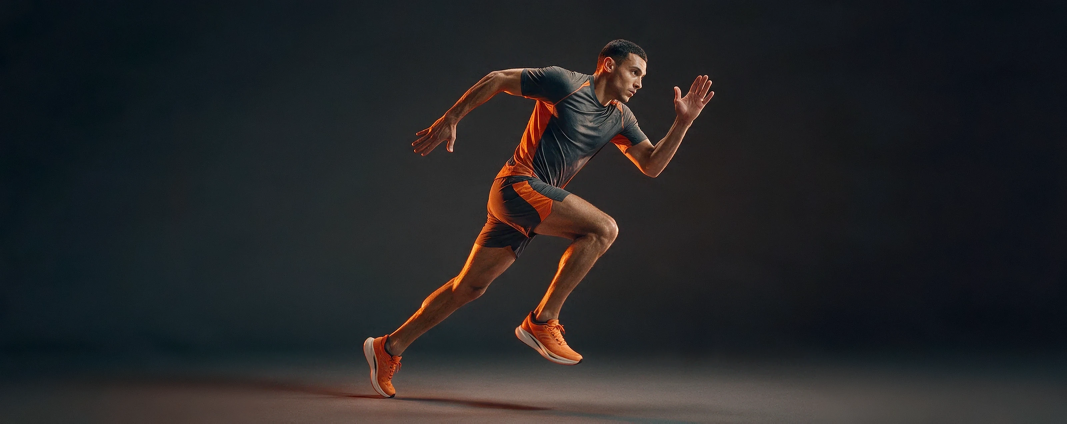
#> input picture sporta-site/assets/hero/runner-clean.webp, 3200 x 1270 px, found by its file name (shown at 1/3 size)
$ python make-hero-centred.py
#> lines starting #> are read from the running program, lines starting #| are printed output that depends on the picture
#> further down, im is the input picture: PIL image 3200x1270 RGB; mean R, G, B 36.9, 37, 38.5
"""Hero slides with the athlete centred — 2026-09-29, "make all hero slide
models full centered and better aspect ratio and improve model quality".

Desktop: the 2.52:1 frame shifted so the athlete's centre lands on the
middle; the side the shift opens is filled by stretching the backdrop's own
edge columns and blurring them, which on a studio gradient reads as more of
the same wall. Phone: a 4:5 crop around the athlete, because the phone hero
box is taller than it is wide and a 2.52:1 banner there shows a third of the
picture. Both get a gentle unsharp mask; no detail is invented, so the
1600px CrossFit master stays a 1600px image upscaled.
"""
import os, sys
from PIL import Image, ImageFilter

SRC = 'sporta-site/assets/hero'
OUT = 'sporta-site/assets/hero'
# name, source file, athlete centre as a fraction of the width
SLIDES = [
    ('runner',     'runner-clean.webp',           0.506),
    ('activewear', 'activewear-clean.webp',       0.659),
    ('training',   'training-clean.webp',         0.506),
    ('features',   'features-clean-desktop.webp', 0.160),
    ('crossfit',   'crossfit-desktop.webp',       0.500),
]

def sharpen(im):
    return im.filter(ImageFilter.UnsharpMask(radius=2, percent=70, threshold=3))

def centre(im, cx):
#> called with cx = 0.506
    w, h = im.size
#> w = 3200; h = 1270
    d = int(w * (0.5 - cx))           # >0 moves the picture right
#> d = -19
    out = Image.new('RGB', (w, h))
#> out: PIL image 3200x1270 RGB; every value is 0
    out.paste(im, (d, 0))
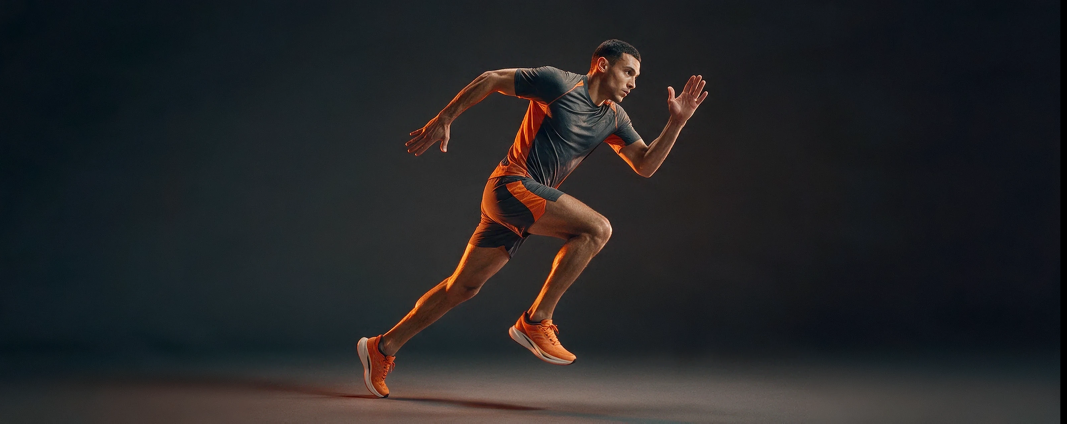
#> out: PIL image 3200x1270 RGB (shown at 1/3 size); mean R, G, B 36.8, 36.8, 38.3
    band = max(8, w // 200)
#> band = 16
    if d > 0:                         # fill the left strip from the left edge
        edge = im.crop((0, 0, band, h)).resize((d, h), Image.BILINEAR)
        out.paste(edge.filter(ImageFilter.GaussianBlur(24)), (0, 0))
    elif d < 0:
        edge = im.crop((w - band, 0, w, h)).resize((-d, h), Image.BILINEAR)
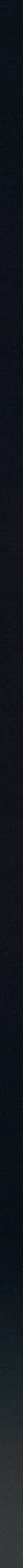
#> edge: PIL image 19x1270 RGB (shown 2 times larger); mean R, G, B 18.2, 22.6, 28.9
        out.paste(edge.filter(ImageFilter.GaussianBlur(24)), (w + d, 0))
    return out

for name, f, cx in SLIDES:
    im = Image.open(os.path.join(SRC, f)).convert('RGB')
    if im.width < 3200:
        im = im.resize((3200, round(3200 * im.height / im.width)), Image.LANCZOS)
    im = im.resize((3200, 1270), Image.LANCZOS)
    d = sharpen(centre(im, cx))
    d.save(os.path.join(OUT, f'{name}-centred-desktop.webp'), quality=88, method=6)
    # phone 4:5, from the centred frame so it is centred by construction
    # the runner's stride is wider than 4:5, so his frame is square
    ratio = 1.0 if name == 'runner' else 4 / 5
    ch = d.height; cw = int(ch * ratio)
#> after `ch = d.height`: ch = 1270
#> after `cw = int(ch * ratio)`: cw = 1270
    x = (d.width - cw) // 2
#> x = 965
    m = d.crop((x, 0, x + cw, ch)).resize((1080, round(1080 / ratio)), Image.LANCZOS)
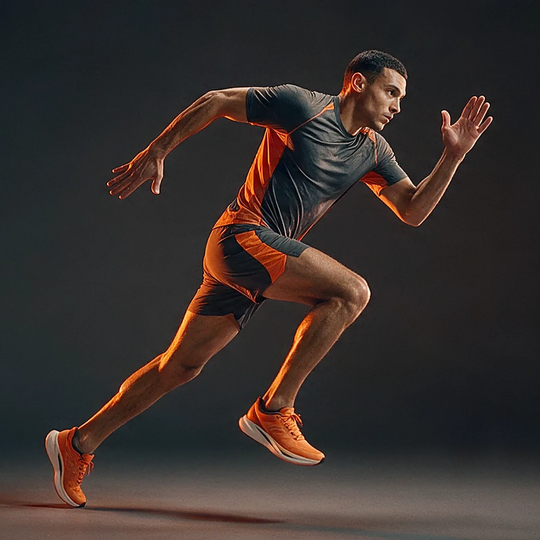
#> m: PIL image 1080x1080 RGB (shown at 1/2 size); mean R, G, B 56.1, 48.1, 45.3
#> (the run stopped early here; a loop or call above may not have finished)
